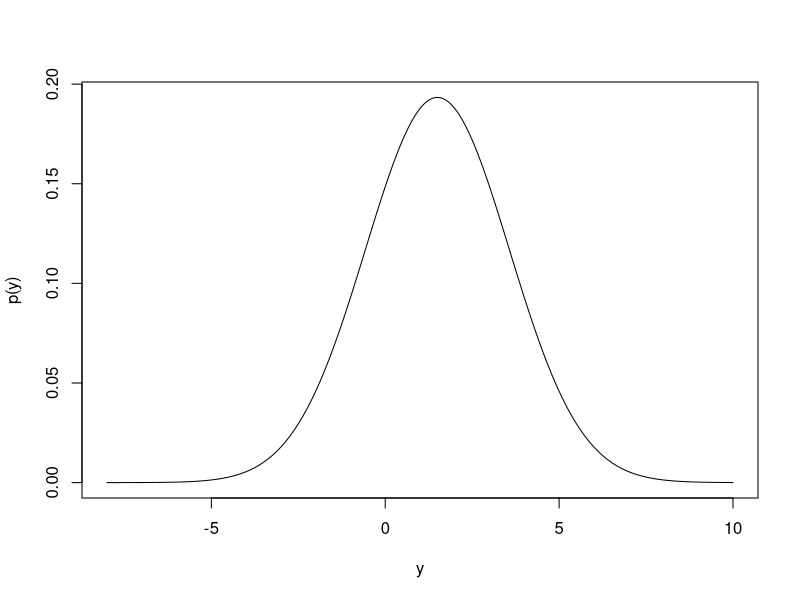

Write R code to recreate this figure.
## ---- chunk 1
knitr::opts_chunk$set(echo = FALSE)
## ---- chunk 2
    y <- seq(-8, 10, by = 0.05)
    py <- dnorm(y, mean = 1, sd = 2)/2 + dnorm(y, mean = 2, sd = 2)/2
    plot(y, py, type = "l", xlab = "y", ylab = "p(y)")
